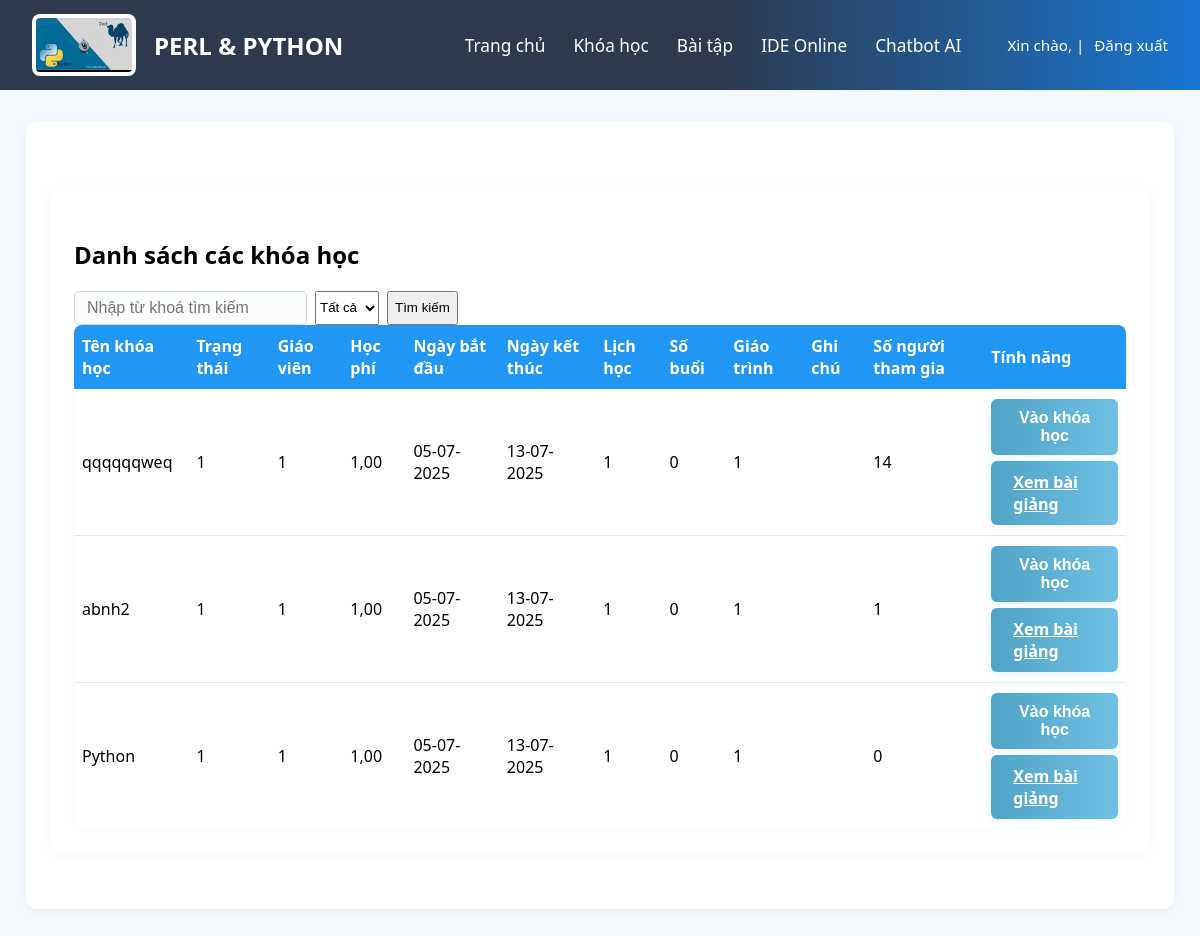
The page /student/course/ on the database as committed earlier.
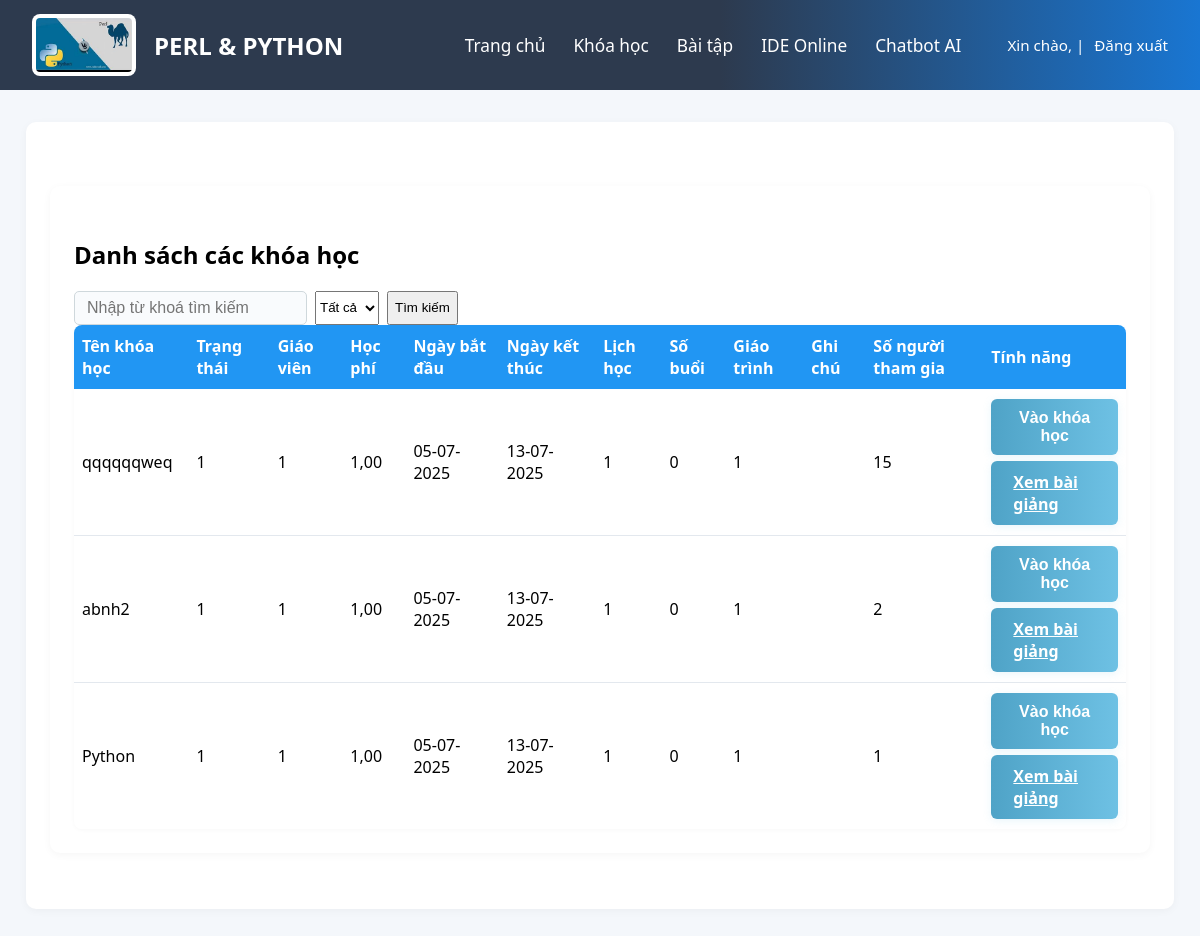
The same page on the database as committed later.
### teacherapp/models.py (models this page shows, shortened)
class Course(models.Model):
    name = models.CharField(max_length=200)
    status = models.CharField(max_length=50)
    teacher = models.CharField(max_length=100)
    fee = models.DecimalField(max_digits=10, decimal_places=2, null=True, blank=True)
    start_date = models.DateField()
    end_date = models.DateField()
    schedule = models.CharField(max_length=200)
    sessions = models.IntegerField(default=0)  # Tổng số buổi
    curriculum = models.TextField(blank=True)
    note = models.TextField(blank=True)
    participants = models.IntegerField(default=0)
    created_by = models.ForeignKey(User, on_delete=models.CASCADE, null=True, blank=True)

### studentapp/views.py (the view)
# urls.py: path('course/', views.course, name='course'),
def course(request):
    query = request.GET.get('q', '').strip()
    lang = request.GET.get('lang', '').strip()
    courses = Course.objects.all()
    if lang in ['Python', 'Perl']:
        courses = courses.filter(name__icontains=lang)
    if query:
        courses = courses.filter(name__icontains=query)
    context = {
        'courses': courses,
        'query': query,
        'filter_lang': lang,
    }
    return render(request, "student_page/course.html", context)

### templates/student_page/course.html (shortened to what this page needs)
{% extends 'student_page/student_base.html' %}
{% load static %}
{% block extra_css %}
    <link rel="stylesheet" href="{% static 'css/course_management.css' %}">
{% endblock %}
{% block content %}
<div class="main-content">
    <div class="page-header">
        <h2>Danh sách các khóa học</h2>
        <div class="header-actions">
         <form method="get" style="display: flex; gap: 8px;">
                <input type="text" name="q" placeholder="Nhập từ khoá tìm kiếm" value="{{ query|default:'' }}">
                <select name="lang">
                    <option value="">Tất cả</option>
                </select>
                <button type="submit">Tìm kiếm</button>
        </form>
        </div>
    </div>
    <table class="class-table">
        <thead>
            <tr>
                <th>Tên khóa học</th>
                <th>Trạng thái</th>
                <th>Giáo viên</th>
                <th>Học phí</th>
                <th>Ngày bắt đầu</th>
                <th>Ngày kết thúc</th>
                <th>Lịch học</th>
                <th>Số buổi</th>
                <th>Giáo trình</th>
                <th>Ghi chú</th>
                <th>Số người tham gia</th>
                <th>Tính năng</th>
            </tr>
        </thead>
        <tbody>
            {% for course in courses %}
            <tr>
                <td>{{ course.name }}</td>
                <td>{{ course.status }}</td>
                <td>{{ course.teacher }}</td>
                <td>{{ course.fee }}</td>
                <td>{{ course.start_date|date:"d-m-Y" }}</td>
                <td>{{ course.end_date|date:"d-m-Y" }}</td>
                <td>{{ course.schedule }}</td>
                <td>{{ course.sessions }}</td>
                <td>{{ course.curriculum }}</td>
                <td>{{ course.note }}</td>
                <td>{{ course.participants }}</td>
                <td>
                    <button class="enter-course-btn custom-btn" onclick="checkCheckbox(this, {{ course.id }})">Vào khóa học</button>
                    <a href="{% url 'studentapp:lecture_list' course.id %}" class="custom-btn" style="margin-top:6px;display:inline-block;">Xem bài giảng</a>
                </td>
            </tr>
            {% endfor %}
        </tbody>
    </table>
</div>
{% endblock %}

Rows that differ between the two databases and show on the page:
changed Course "qqqqqqweq": participants "14" → "15"
changed Course "abnh2": participants "1" → "2"
changed Course "Python": participants "0" → "1"
